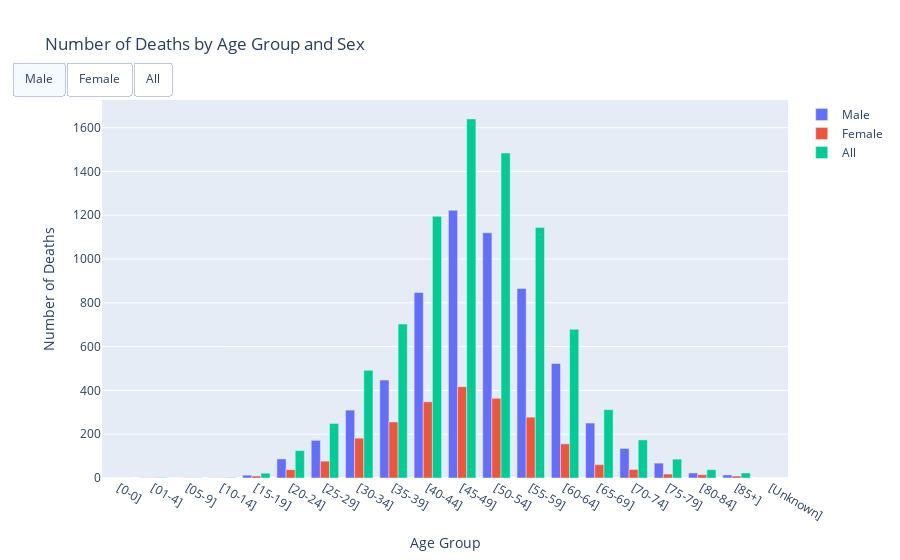

Notebook source saved alongside this figure:
### Code cell
male_data = df.loc[df['Sex'] == 'Male']
male_deaths = male_data.groupby('Age Group')['Number'].sum()
female_data = df.loc[df['Sex'] == 'Female']
female_deaths = female_data.groupby('Age Group')['Number'].sum()
all_deaths = df.groupby('Age Group')['Number'].sum()

plotdata = pd.DataFrame({
    'Male': male_deaths,
    'Female': female_deaths,
    'All': all_deaths
})

fig = go.Figure()

fig.add_trace(go.Bar(x=plotdata.index, y=plotdata['Male'], name='Male'))
fig.add_trace(go.Bar(x=plotdata.index, y=plotdata['Female'], name='Female'))
fig.add_trace(go.Bar(x=plotdata.index, y=plotdata['All'], name='All'))

fig.update_layout(
    barmode='group',
    title='Number of Deaths by Age Group and Sex',
    xaxis_title='Age Group',
    yaxis_title='Number of Deaths',
    updatemenus=[dict(
        type="buttons",
        direction="left",
        buttons=list([
            dict(
                args=[{"visible": [True, False, False]}],
                label="Male",
                method="update"
            ),
            dict(
                args=[{"visible": [False, True, False]}],
                label="Female",
                method="update"
            ),
            dict(
                args=[{"visible": [False, False, True]}],
                label="All",
                method="update"
            )
        ]),
        showactive=True,
        active=0,
        x=0.1,
        y=1.1
    )]
)

fig.show()

### Figure 1 — Plotly figure (JSON) as saved in the notebook; plotly's stock layout.template omitted (floating-point values rounded to 4 significant figures)
{"data": [{"name": "Male", "type": "bar", "x": ["[0-0]", "[01-4]", "[05-9]", "[10-14]", "[15-19]", "[20-24]", "[25-29]", "[30-34]", "[35-39]", "[40-44]", "[45-49]", "[50-54]", "[55-59]", "[60-64]", "[65-69]", "[70-74]", "[75-79]", "[80-84]", "[85+]", "[Unknown]"], "y": [0, 1, 0, 1, 13, 87, 172, 310, 447, 847, 1223, 1120, 866, 523, 251, 135, 68, 23, 14, 0]}, {"name": "Female", "type": "bar", "x": ["[0-0]", "[01-4]", "[05-9]", "[10-14]", "[15-19]", "[20-24]", "[25-29]", "[30-34]", "[35-39]", "[40-44]", "[45-49]", "[50-54]", "[55-59]", "[60-64]", "[65-69]", "[70-74]", "[75-79]", "[80-84]", "[85+]", "[Unknown]"], "y": [0, 1, 1, 1, 9, 38, 77, 182, 256, 348, 417, 364, 278, 156, 61, 39, 18, 15, 9, 0]}, {"name": "All", "type": "bar", "x": ["[0-0]", "[01-4]", "[05-9]", "[10-14]", "[15-19]", "[20-24]", "[25-29]", "[30-34]", "[35-39]", "[40-44]", "[45-49]", "[50-54]", "[55-59]", "[60-64]", "[65-69]", "[70-74]", "[75-79]", "[80-84]", "[85+]", "[Unknown]"], "y": [0, 2, 1, 2, 22, 125, 249, 492, 703, 1195, 1640, 1484, 1144, 679, 312, 174, 86, 38, 23, 0]}], "layout": {"barmode": "group", "title": {"text": "Number of Deaths by Age Group and Sex"}, "updatemenus": [{"active": 0, "buttons": [{"args": [{"visible": [true, false, false]}], "label": "Male", "method": "update"}, {"args": [{"visible": [false, true, false]}], "label": "Female", "method": "update"}, {"args": [{"visible": [false, false, true]}], "label": "All", "method": "update"}], "direction": "left", "showactive": true, "type": "buttons", "x": 0.1, "y": 1.1}], "xaxis": {"title": {"text": "Age Group"}}, "yaxis": {"title": {"text": "Number of Deaths"}}}}
